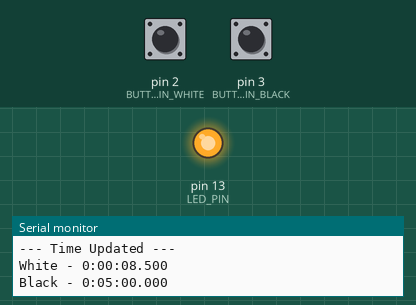
Bench run of a program on a simulated Arduino Mega 2560, built with avr-gcc and run on an emulated ATmega2560. Parts: output pins drawn as LEDs (lit = HIGH), the last lines printed to the serial monitor. Inputs (shaded band) come from the test bench; at power-on: pin 2 (BUTTON_PIN_WHITE) HIGH, pin 3 (BUTTON_PIN_BLACK) HIGH.

Above: at 1.2 s.
1.3 s: pin 2 (BUTTON_PIN_WHITE) pulled LOW for 0.15 s
At 1.9 s:
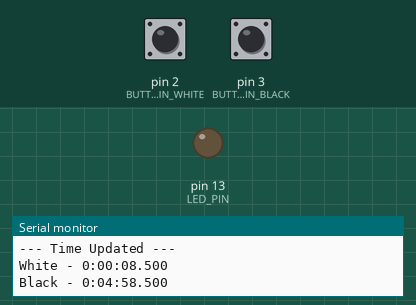
11.5 s: pin 3 (BUTTON_PIN_BLACK) pulled LOW for 0.15 s
15.0 s: pin 2 (BUTTON_PIN_WHITE) pulled LOW for 1 s
18.5 s: pin 3 (BUTTON_PIN_BLACK) pulled LOW for 1 s
Timing chart, 0 to 22.0 s (numbered marks = the images above; inputs shaded):
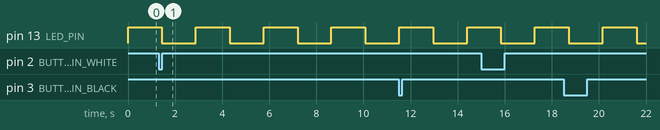

Measured:
- by itself, pin 13 (LED_PIN): alternates HIGH for 1.4 s and LOW for 1.4 s

The program:

main.cpp
```cpp
#include <Arduino.h>

#include "clock.h"
#include "hardware_setup/hardware_setup.h"
#include "hardware_setup/pin_defines.h"
#include "hardware_setup/serial_setup.h"
#include "player/player.h"

static constexpr uint16_t SERIAL_BAUD_RATE = 9600;
static constexpr uint16_t TIMER_INTERVAL_MS = 1500;

static player::PlayerInfo *playerWhite;
static player::PlayerInfo *playerBlack;

void setup() {
  hardware::setupHardware(SERIAL_BAUD_RATE, TIMER_INTERVAL_MS);

  Serial.print("Timer Interval: ");
  Serial.print(TIMER_INTERVAL_MS);
  Serial.println(" ms");

  playerWhite = new player::PlayerInfo(
      player::Color::White,
      player::PlayerTime(0, 0, 10, optional<uint8_t>(), optional<uint8_t>()));
  playerBlack = new player::PlayerInfo(
      player::Color::Black,
      player::PlayerTime(0, 5, 0, optional<uint8_t>(), optional<uint8_t>()));

  chess_clock::Clock::instance =
      new chess_clock::Clock(*playerWhite, *playerBlack, TIMER_INTERVAL_MS);

  chess_clock::Clock::instance->start();

  Serial.println("Chess Clock initialized!");
}

void loop() {
  if (chess_clock::Clock::instance and
      chess_clock::Clock::instance->consumeSecondFlag() and
      chess_clock::Clock::instance->isRunning() and playerWhite and
      playerBlack) {

    chess_clock::Clock::instance->tick();

    digitalWrite(hardware::LED_PIN, !digitalRead(hardware::LED_PIN));

    Serial.println("\n--- Time Updated ---");
    hardware::printPlayerTime(playerWhite);
    hardware::printPlayerTime(playerBlack);
  }
}
```

clock.h
```cpp
#pragma once
#include "player/player.h"

// Chess clock logic - manages game time for both players
namespace chess_clock {

class Clock {
public:
  static Clock *instance;

  Clock(player::PlayerInfo &white, player::PlayerInfo &black,
        uint16_t timerIntervalMs = 1000);

  void start();
  void stop();
  bool isRunning() const;

  void tick();
  void onSecondInterrupt();

  static volatile bool secondElapsed;
  static void notifySecond();
  bool consumeSecondFlag();

  void handleInterruptFlags();

  player::PlayerInfo *currentPlayer;
  player::PlayerInfo &whitePlayer;
  player::PlayerInfo &blackPlayer;

  uint16_t timerIntervalMs;
  bool running = false;
};

} // namespace chess_clock
```

hardware_setup.h
```cpp
#pragma once

#include <Arduino.h>

#include "hardware_timer.h"
#include "pin_defines.h"

// Hardware setup - manages pins, interrupts and timers

// Button flags are defined in a single source file (`hardware_setup.cpp`).
extern volatile bool whitePressed;
extern volatile bool blackPressed;

namespace hardware {

// ISR handlers for the two buttons
void onWhitePressed();
void onBlackPressed();

// Initialize pins, interrupts and timers
void setupHardware(const uint16_t serialMonitorBaudRate,
                   const uint16_t timerIntervalMs);

} // namespace hardware
```

hardware_timer.h
```cpp
#pragma once

#include <stdint.h>

// Timer management - hardware timer configuration
namespace hardware {

// Configure Timer1 to generate compare-match interrupts every `milliseconds`.
void setupTccimer1(uint16_t milliseconds);

} // namespace hardware
```

pin_defines.h
```cpp
#pragma once

#include <stdint.h>

namespace hardware {

static constexpr uint8_t LED_PIN = 13;
static constexpr uint8_t BUTTON_PIN_WHITE = 2;
static constexpr uint8_t BUTTON_PIN_BLACK = 3;
static constexpr uint8_t BUZZER_PIN = 9;

} // namespace hardware
```

serial_setup.h
```cpp
#pragma once

#include "../player/player.h"
#include <stdint.h>

// Serial communication and debugging output
namespace hardware {

void setupSerialMonitor(const uint16_t serialMonitorBaudRate);
void printPlayerTime(const player::PlayerInfo *player);

} // namespace hardware
```

player.h
```cpp
#pragma once

#include "player_time.h"

// Player data structures - represents chess player state
namespace player {

enum class Color { White, Black };

struct PlayerInfo {
  const Color color;
  PlayerTime time;

  PlayerInfo(Color color, const PlayerTime &time) : color(color), time(time) {}

  // Get remaining time as structured format
  RemainingTime get_remaining_time() const { return time.get_remaining_time(); }
};

} // namespace player
```

player_time.h
```cpp
#pragma once

#include "../utils/optional.h"
#include <stdint.h>

// Player time management - tracks remaining time and increments
namespace player {

struct RemainingTime {
  uint8_t hours;
  uint8_t minutes;
  uint8_t seconds;
  uint16_t milliseconds;

  explicit RemainingTime(uint8_t h = 0, uint8_t m = 0, uint8_t s = 0,
                         uint16_t ms = 0)
      : hours(h), minutes(m), seconds(s), milliseconds(ms) {}
};

class PlayerTime {
public:
  PlayerTime(uint8_t hours, uint8_t minutes, uint8_t seconds,
             optional<uint8_t> incrementSeconds,
             optional<uint8_t> incrementMinutes);

  uint32_t getInitialMilliseconds() const { return initialMilliseconds; }
  uint32_t getRemainingMilliseconds() const { return remainingMilliseconds; }
  uint32_t getIncrementMilliseconds() const { return incrementMilliseconds; }
  uint32_t getIncrementSeconds() const {
    return incrementMilliseconds / kMsPerSecond;
  }
  bool isExpired() const { return remainingMilliseconds == 0; }
  const RemainingTime &get_remaining_time() const;

  void decreaseByMilliseconds(uint32_t ms);
  void increaseBySeconds(uint32_t seconds);

private:
  static constexpr uint32_t kMsPerSecond = 1000u;
  static constexpr uint32_t kMsPerMinute = 60u * kMsPerSecond;
  static constexpr uint32_t kMsPerHour = 60u * kMsPerMinute;

  static constexpr uint_fast32_t kSecPerMinute = 60u;
  static constexpr uint_fast32_t kSecPerHour = 60u * kSecPerMinute;

  const uint32_t incrementMilliseconds;
  const uint32_t initialMilliseconds;
  uint32_t remainingMilliseconds;
  mutable RemainingTime cachedRemainingTime;
  mutable bool isDirty;

  void updateCache() const;
};

} // namespace player
```

optional.h
```cpp
#pragma once

#include <new>

template <typename T> class optional {
private:
  union {
    char buffer[sizeof(T)];
    T value_storage;
  };
  bool has_value_ = false;

  T &get_value_ref() noexcept { return *reinterpret_cast<T *>(buffer); }
  const T &get_value_ref() const noexcept {
    return *reinterpret_cast<const T *>(buffer);
  }

public:
  optional() noexcept {}
  explicit optional(const T &val) { emplace(val); }
  optional(const optional &other) {
    if (other.has_value_) {
      emplace(other.get_value_ref());
    }
  }

  optional &operator=(const optional &other) {
    if (this != &other) {
      reset();
      if (other.has_value_) {
        emplace(other.get_value_ref());
      }
    }
    return *this;
  }

  ~optional() { reset(); }

  /**
   * @brief Checks if the optional contains a value.
   * @return true if a value is present, false otherwise.
   */
  bool has_value() const noexcept { return has_value_; }

  /**
   * @brief Returns the contained value.
   */
  T &value() { return get_value_ref(); }

  const T &value() const { return get_value_ref(); }

  /**
   * @brief Returns the contained value if present, otherwise returns the
   * provided default value.
   */
  T value_or(const T &default_value) const {
    if (has_value_) {
      return get_value_ref();
    } else {
      return default_value;
    }
  }

  explicit operator bool() const noexcept { return has_value_; }

  void emplace(const T &val) {
    reset();

    new (buffer) T(val);
    has_value_ = true;
  }

  void reset() noexcept {
    if (has_value_) {
      get_value_ref().~T();
      has_value_ = false;
    }
  }

  T *operator->() { return &get_value_ref(); }
  const T *operator->() const { return &get_value_ref(); }

  T &operator*() { return get_value_ref(); }
  const T &operator*() const { return get_value_ref(); }
};
```

clock.cpp
```cpp
#include "clock.h"
#include <avr/interrupt.h>

extern volatile bool whitePressed;
extern volatile bool blackPressed;

namespace chess_clock {

volatile bool Clock::secondElapsed = false;
Clock *Clock::instance = nullptr;

Clock::Clock(player::PlayerInfo &white, player::PlayerInfo &black,
             uint16_t timerIntervalMs)
    : whitePlayer(white), blackPlayer(black), timerIntervalMs(timerIntervalMs) {
  currentPlayer = &whitePlayer;
}

void Clock::start() { running = true; }

void Clock::stop() { running = false; }

bool Clock::isRunning() const { return running; }

void Clock::handleInterruptFlags() {
  if (whitePressed and currentPlayer->color == player::Color::White) {
    whitePressed = false;
    currentPlayer->time.increaseBySeconds(
        currentPlayer->time.getIncrementSeconds());
    currentPlayer = &blackPlayer;
    return;
  }

  if (blackPressed and currentPlayer->color == player::Color::Black) {
    blackPressed = false;
    currentPlayer->time.increaseBySeconds(
        currentPlayer->time.getIncrementSeconds());
    currentPlayer = &whitePlayer;
    return;
  }
}

void Clock::tick() {
  if (!running)
    return;

  handleInterruptFlags();

  if (currentPlayer->time.getRemainingMilliseconds() <= timerIntervalMs) {
    currentPlayer->time.decreaseByMilliseconds(
        currentPlayer->time.getRemainingMilliseconds());
    stop();
  } else {
    currentPlayer->time.decreaseByMilliseconds(timerIntervalMs);
  }
}

void Clock::notifySecond() { secondElapsed = true; }

void Clock::onSecondInterrupt() { notifySecond(); }

bool Clock::consumeSecondFlag() {
  if (secondElapsed) {
    secondElapsed = false;
    return true;
  }
  return false;
}

} // namespace chess_clock
```

hardware_setup.cpp
```cpp
#include "hardware_setup/hardware_setup.h"
#include "hardware_setup/serial_setup.h"

// Single definition of flags used by ISRs and other modules
volatile bool whitePressed = false;
volatile bool blackPressed = false;

namespace hardware {

void onWhitePressed() { whitePressed = true; }

void onBlackPressed() { blackPressed = true; }

void setupHardware(const uint16_t serialMonitorBaudRate,
                   const uint16_t timerIntervalMs) {
  pinMode(BUTTON_PIN_WHITE, INPUT_PULLUP);
  pinMode(BUTTON_PIN_BLACK, INPUT_PULLUP);
  pinMode(LED_PIN, OUTPUT);

  attachInterrupt(digitalPinToInterrupt(BUTTON_PIN_WHITE), onWhitePressed,
                  FALLING);
  attachInterrupt(digitalPinToInterrupt(BUTTON_PIN_BLACK), onBlackPressed,
                  FALLING);

  // Configure Timer1 to produce a 1-second tick
  setupTccimer1(timerIntervalMs);

  setupSerialMonitor(serialMonitorBaudRate);
}

} // namespace hardware
```

hardware_timer.cpp
```cpp
#include <Arduino.h>
#include <avr/interrupt.h>

#include "clock.h"
#include "hardware_setup/hardware_timer.h"

namespace hardware {

void setupTccimer1(uint16_t milliseconds) {
  cli();

  // cppcheck-suppress cstyleCast
  TCCR1A = 0;
  // cppcheck-suppress cstyleCast
  TCCR1B = 0;

  // CTC mode
  // cppcheck-suppress cstyleCast
  TCCR1B |= (1 << WGM12);
  // prescaler 1024
  // cppcheck-suppress cstyleCast
  TCCR1B |= (1 << CS12) | (1 << CS10);

  // Compute OCR1A for requested milliseconds interval
  uint32_t ticks = (static_cast<uint32_t>(F_CPU) / 1024ul / 1000ul) *
                   static_cast<uint32_t>(milliseconds);
  if (ticks == 0)
    ticks = 1;
  if (ticks > 0xFFFF)
    ticks = 0xFFFF;
  // cppcheck-suppress cstyleCast
  OCR1A = static_cast<uint16_t>(ticks - 1);

  // cppcheck-suppress cstyleCast
  TIMSK1 |= (1 << OCIE1A);

  sei();
}

} // namespace hardware

ISR(TIMER1_COMPA_vect) { chess_clock::Clock::notifySecond(); }
```

serial_setup.cpp
```cpp
#include <HardwareSerial.h>

#include "hardware_setup/serial_setup.h"
#include "player/player.h"

namespace hardware {

void setupSerialMonitor(const uint16_t serialMonitorBaudRate) {
  Serial.begin(serialMonitorBaudRate);
  Serial.println("Chess Clock Started!");
}

void printPlayerTime(const player::PlayerInfo *player) {
  const char *color =
      (player->color == player::Color::White) ? "White" : "Black";

  player::RemainingTime time = player->get_remaining_time();

  Serial.print(color);
  Serial.print(" - ");

  Serial.print(time.hours);
  Serial.print(":");
  if (time.minutes < 10)
    Serial.print("0");

  Serial.print(time.minutes);
  Serial.print(":");
  if (time.seconds < 10)
    Serial.print("0");

  Serial.print(time.seconds);
  Serial.print(".");
  if (time.milliseconds < 100)
    Serial.print("0");
  if (time.milliseconds < 10)
    Serial.print("0");
  Serial.println(time.milliseconds);
}

} // namespace hardware
```

player_time.cpp
```cpp
#include "player/player_time.h"

namespace player {

PlayerTime::PlayerTime(uint8_t hours, uint8_t minutes, uint8_t seconds,
                       optional<uint8_t> incrementSeconds,
                       optional<uint8_t> incrementMinutes)
    : incrementMilliseconds(
          static_cast<uint32_t>(incrementSeconds.value_or(0)) * kMsPerSecond +
          static_cast<uint32_t>(incrementMinutes.value_or(0)) * kSecPerMinute *
              kMsPerSecond),
      initialMilliseconds(static_cast<uint32_t>(hours) * kMsPerHour +
                          static_cast<uint32_t>(minutes) * kMsPerMinute +
                          static_cast<uint32_t>(seconds) * kMsPerSecond),
      remainingMilliseconds(initialMilliseconds),
      cachedRemainingTime(hours, minutes, seconds, 0), isDirty(false) {}

void PlayerTime::updateCache() const {
  if (isDirty) {
    uint32_t totalMs = remainingMilliseconds;
    uint32_t totalSeconds = totalMs / kMsPerSecond;

    uint8_t h = totalSeconds / kSecPerHour;
    uint8_t m = (totalSeconds % kSecPerHour) / kSecPerMinute;
    uint8_t s = totalSeconds % kSecPerMinute;
    uint16_t ms = totalMs % kMsPerSecond;

    cachedRemainingTime = RemainingTime(h, m, s, ms);
    isDirty = false;
  }
}

void PlayerTime::decreaseByMilliseconds(const uint32_t ms) {
  ms >= remainingMilliseconds ? remainingMilliseconds = 0
                              : remainingMilliseconds -= ms;
  isDirty = true;
}

void PlayerTime::increaseBySeconds(const uint32_t seconds) {
  remainingMilliseconds += seconds * kMsPerSecond;
  isDirty = true;
}

const RemainingTime &PlayerTime::get_remaining_time() const {
  updateCache();
  return cachedRemainingTime;
}

} // namespace player
```
